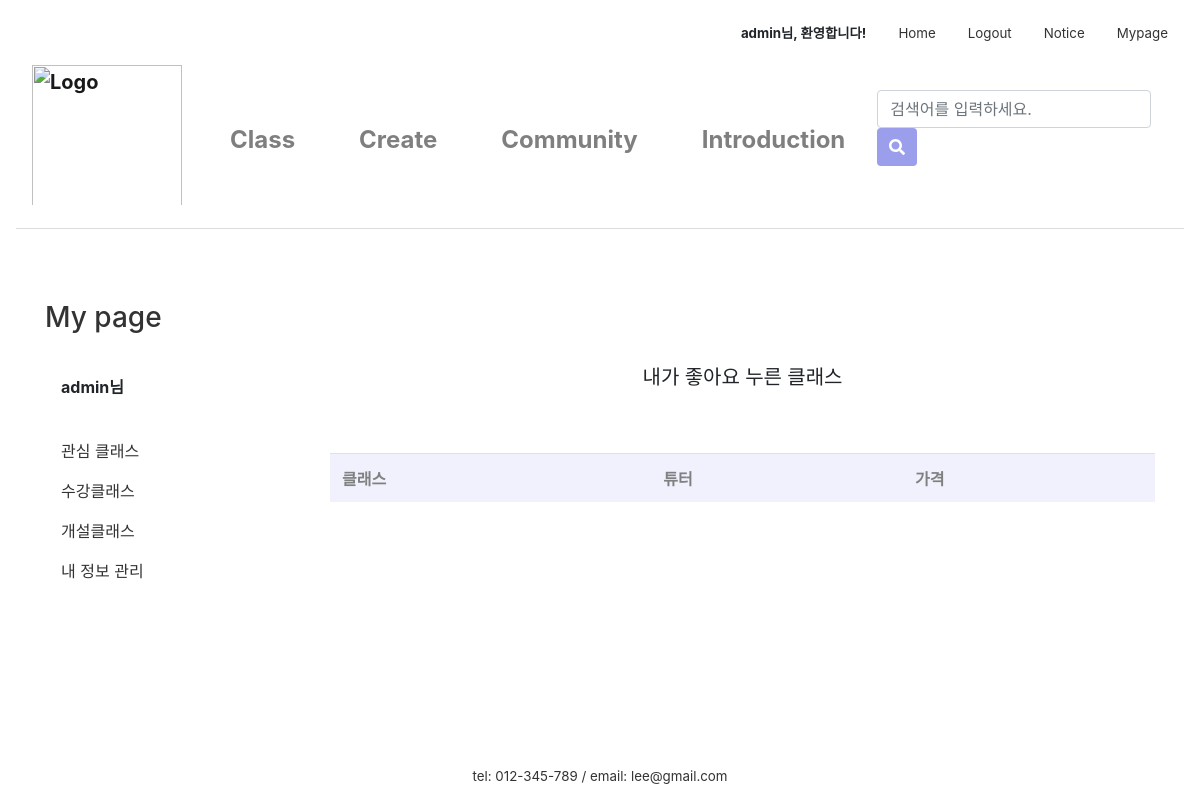
Before: /mypage/mylike/ (signed in) with the older database file.
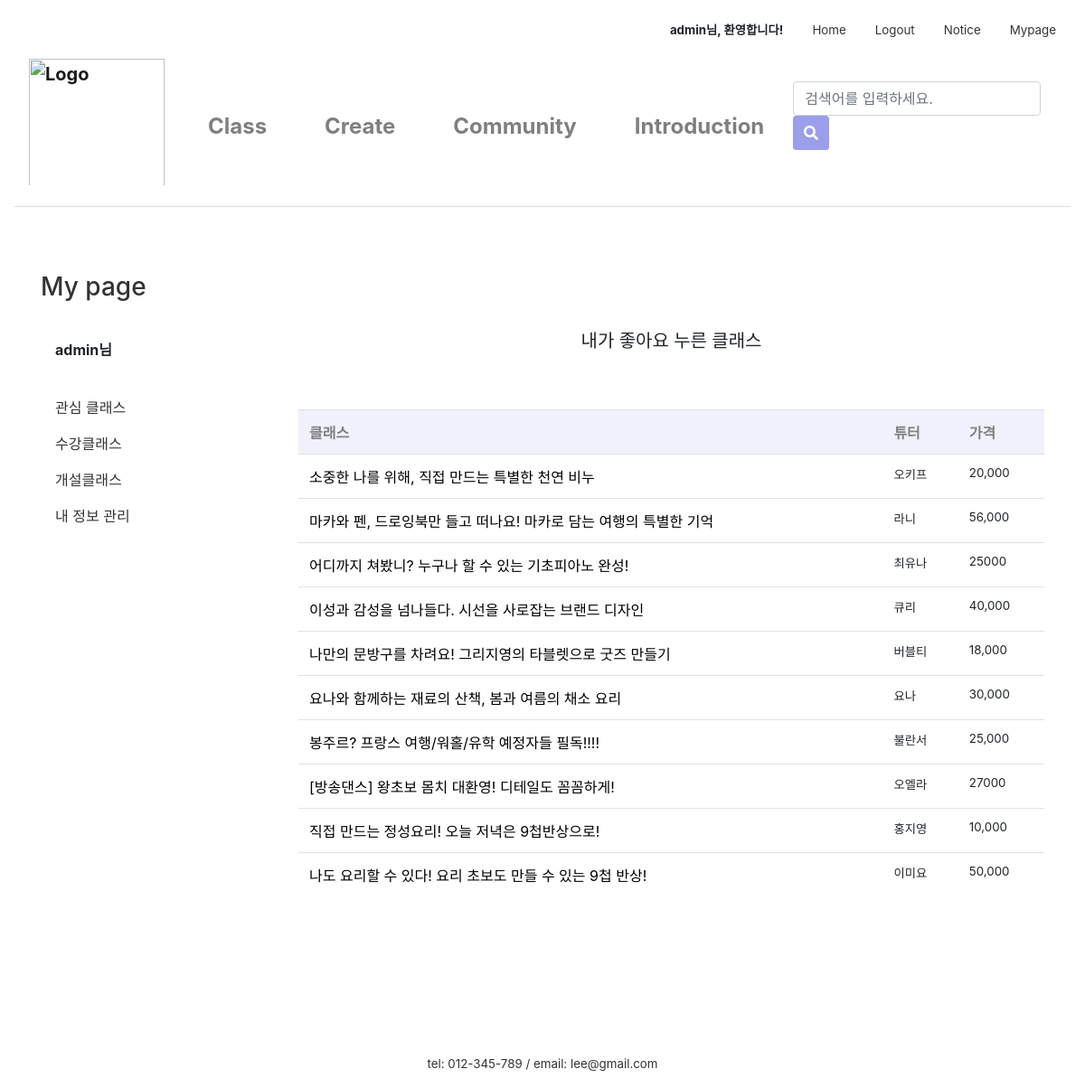
After: the same page with the newer database file.
### firstApp/models.py (models this page shows, shortened)
class Class(models.Model):
    author = models.ForeignKey(settings.AUTH_USER_MODEL, on_delete=models.CASCADE, default=1)
    title = models.CharField(max_length=50)
    tutor = models.CharField(max_length=10)
    tutor_photo = ProcessedImageField(upload_to="tutor", processors=[ResizeToFill(300,300)], default='')
    tutor_insta = models.CharField(null=True, blank=True, max_length=50, default='')
    tutor_blog = models.CharField(null=True, blank=True, max_length=50, default='')
    tutor_youtube = models.CharField(null=True, blank=True, max_length=50, default='')
    category = models.ForeignKey('firstApp.Category', on_delete=models.CASCADE, default=1, related_name='category')
    area = models.ForeignKey('firstApp.Area', on_delete=models.CASCADE, default=1)
    photo = ProcessedImageField(upload_to="class", processors=[ResizeToFill(600,450)], default='')
    body = RichTextUploadingField(default='')
    tutor_body = RichTextUploadingField(default='')
    price = models.CharField(max_length=10)
    time = models.CharField(max_length=5)
    level = models.ForeignKey('firstApp.Level', on_delete=models.CASCADE, default=1, related_name='level')
    mode = models.ForeignKey('firstApp.Mode', on_delete=models.CASCADE, default=1, related_name='mode')
    in_min = models.PositiveIntegerField(null=True, blank=True, default='1')
    in_max = models.PositiveIntegerField(null=True, blank=True, default='1')
    like_user = models.ManyToManyField(settings.AUTH_USER_MODEL, related_name='like_class')
    like_count = models.PositiveIntegerField(default=0)
    on_sale = models.BooleanField(null=True, default=False)
    sale_price = models.CharField(null=True, blank=True, max_length=10)
    on_permission = models.BooleanField(null=True, default=False)

### firstApp/views.py (the view)
# urls.py: path('mypage/mylike/', views.mylike, name='mylike'),
@login_required(login_url='/login/')
def mylike(request):
    classs = Class.objects.filter(on_permission=True, like_user=request.user)
    return render(request, 'firstApp/mylike.html', {'classs':classs})

### firstApp/templates/firstApp/mylike.html
{% extends 'firstApp/base.html' %}
{% load static %}
{% block content %}
{% if user.is_active %}
<link rel="stylesheet" href="{% static 'css/community.css' %}">
    <div class="container">
      <div class="row">
        <div class="col-sm-3">
          <div class="left-sidebar">
            <ul>
							<li data-toggle="tab">
								<a href="{% url 'mypage' %}" class="nounderline"><h3>My page</h3></a><br>
								<a class="nav-link"><strong>{{user.username}}님</strong></a>
									<br>
									<li class="nav-item">
										<a class="nav-link" href="/mypage/mylike">관심 클래스</a>
									</li>
									<li class="nav-item">
									  <a class="nav-link" href="/mypage/myApply">수강클래스</a>
									</li>
									<li class="nav-item">
									  <a class="nav-link" href="/mypage/myClass">개설클래스</a>
									</li>
									<li class="nav-item">
									  <a class="nav-link" href="">내 정보 관리</a>
									</li>
							</li>
						</ul>
          </div>
        </div>
          <div class="col-sm-9">
            <h5>내가 좋아요 누른 클래스</h5>
            <table class="table">
              <tr>
                <th>클래스</th>
                <th>튜터</th>
                <th>가격</th>
              </tr>
              {% for class in classs %}
              <tr>
                <td>
                  <a class="a_underline" href="{% url 'product' class.id %}">{{ class.title }}</a>
                </td>
                <td class="lighter">{{ class.tutor }}</td>
                <td class="lighter">{{ class.price }}</td>
              </tr>
              {% endfor %}
            </table>
          </div>
      </div>
    </div>
{% else %}
<script type="text/javascript">
    alert('잘못된 접근입니다. \n로그인을 해주세요.')
    window.location.href = '/login';
  </script>
{% endif %}
{% endblock content %}

Changed rows visible on the page:
now on this page (row edited): Class: title "소중한 나를 위해, 직접 만드는 특별한 천연 비누", tutor "오키프", price "20,000"
now on this page (row edited): Class: title "마카와 펜, 드로잉북만 들고 떠나요! 마카로 담는 여행의 특별한 기억", tutor "라니", price "56,000"
now on this page (row edited): Class: title "어디까지 쳐봤니? 누구나 할 수 있는 기초피아노 완성!", tutor "최유나", price "25000"
now on this page (row edited): Class: title "이성과 감성을 넘나들다. 시선을 사로잡는 브랜드 디자인", tutor "큐리", price "40,000"
now on this page (row edited): Class: title "나만의 문방구를 차려요! 그리지영의 타블렛으로 굿즈 만들기", tutor "버블티", price "18,000"
now on this page (row edited): Class: title "요나와 함께하는 재료의 산책, 봄과 여름의 채소 요리", tutor "요나", price "30,000"
now on this page (row edited): Class: title "봉주르? 프랑스 여행/워홀/유학 예정자들 필독!!!!", tutor "불란서", price "25,000"
now on this page (row edited): Class: title "[방송댄스] 왕초보 몸치 대환영! 디테일도 꼼꼼하게!", tutor "오엘라", price "27000"
now on this page (row edited): Class: title "직접 만드는 정성요리! 오늘 저녁은 9첩반상으로!", tutor "홍지영", price "10,000"
now on this page (row edited): Class: title "나도 요리할 수 있다! 요리 초보도 만들 수 있는 9첩 반상!", tutor "이미요", price "50,000"
